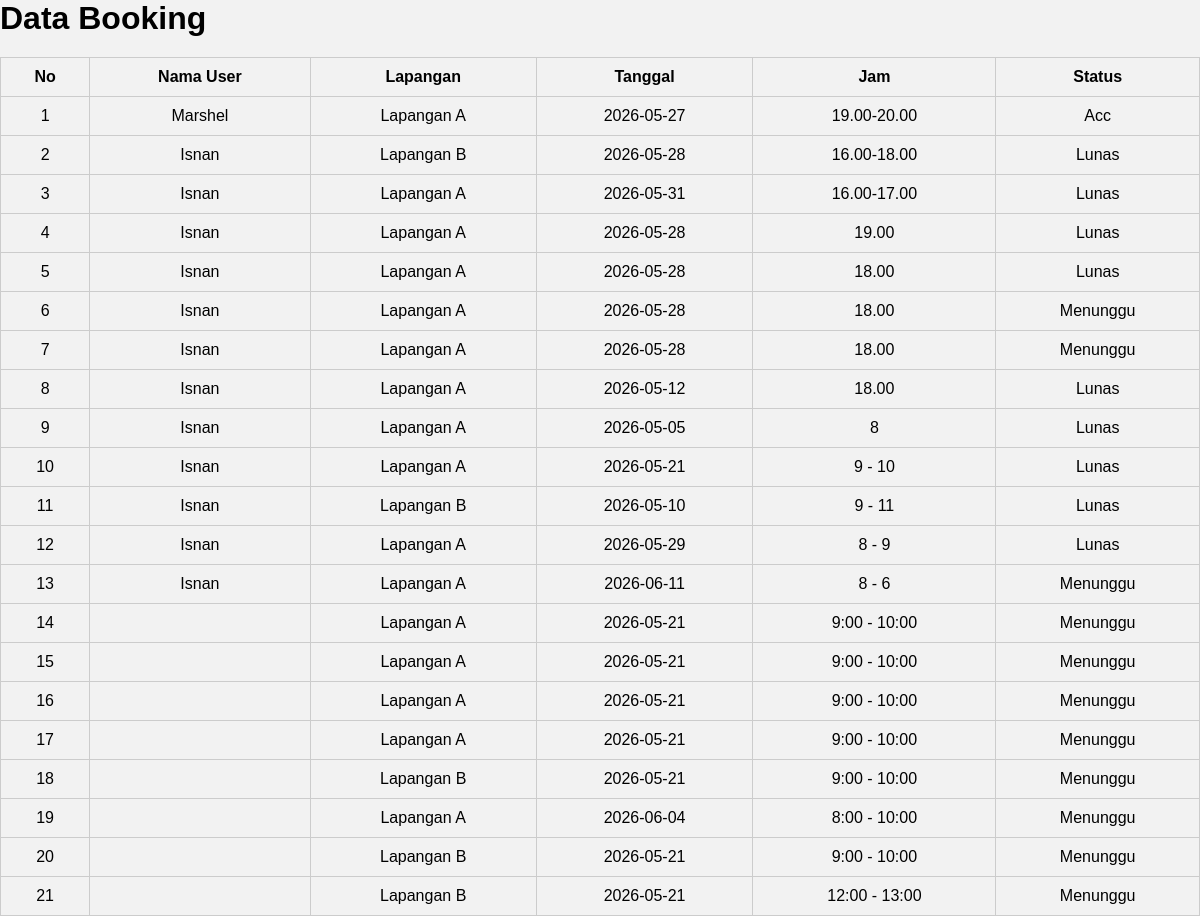
Screenshot of /admin/data_booking.php with the database file from the repository.
### tables this page shows
CREATE TABLE `booking` (
  `id_booking` int(11) NOT NULL AUTO_INCREMENT,
  `nama_user` varchar(100) DEFAULT NULL,
  `lapangan` varchar(50) DEFAULT NULL,
  `tanggal` date DEFAULT NULL,
  `jam` varchar(20) DEFAULT NULL,
  `status` varchar(20) DEFAULT NULL,
  `harga` int(20) DEFAULT NULL,
  `total_bayar` int(20) DEFAULT NULL,
  `metode_pembayaran` varchar(50) DEFAULT NULL,
  PRIMARY KEY (`id_booking`)
);

### admin/data_booking.php (the view, shortened to what this page needs)
<?php
include "../koneksi.php";
$data = mysqli_query($conn,"SELECT * FROM booking");
?>
<!DOCTYPE html>
<html>
<head>
    <link rel="stylesheet" href="../css/style.css">
</head>
<body>
<div class="container">
    <h1>Data Booking</h1>
    <table class="table">
        <tr>
            <th>No</th>
            <th>Nama User</th>
            <th>Lapangan</th>
            <th>Tanggal</th>
            <th>Jam</th>
            <th>Status</th>
        </tr>
        <?php
        $no=1;
        while($d=mysqli_fetch_array($data)){
        ?>
        <tr>
            <td><?php echo $no++; ?></td>
            <td><?php echo $d['nama_user']; ?></td>
            <td><?php echo $d['lapangan']; ?></td>
            <td><?php echo $d['tanggal']; ?></td>
            <td><?php echo $d['jam']; ?></td>
            <td><?php echo $d['status']; ?></td>
        </tr>
        <?php } ?>
    </table>
</div>
</body>
</html>

### css/style.css (style rules this page uses)
* { margin: 0; padding: 0; box-sizing: border-box; font-family: Arial; }
body { background: #f2f2f2; }
.container { width: 100%; height: 500px; margin: auto; }
.table { width: 100%; border-collapse: collapse; margin-top: 20px; }
.table th, .table td { border: 1px solid #ccc; padding: 10px; text-align: center; }

### rows the page displays
booking: nama_user "Marshel", lapangan "Lapangan A", tanggal "2026-05-27", jam "19.00-20.00", status "Acc"
booking: nama_user "Isnan", lapangan "Lapangan B", tanggal "2026-05-28", jam "16.00-18.00", status "Lunas"
booking: nama_user "Isnan", lapangan "Lapangan A", tanggal "2026-05-31", jam "16.00-17.00", status "Lunas"
booking: nama_user "Isnan", lapangan "Lapangan A", tanggal "2026-05-28", jam "19.00", status "Lunas"
booking: nama_user "Isnan", lapangan "Lapangan A", tanggal "2026-05-28", jam "18.00", status "Lunas"
booking: nama_user "Isnan", lapangan "Lapangan A", tanggal "2026-05-28", jam "18.00", status "Menunggu"
booking: nama_user "Isnan", lapangan "Lapangan A", tanggal "2026-05-28", jam "18.00", status "Menunggu"
booking: nama_user "Isnan", lapangan "Lapangan A", tanggal "2026-05-12", jam "18.00", status "Lunas"
booking: nama_user "Isnan", lapangan "Lapangan A", tanggal "2026-05-05", jam "8", status "Lunas"
booking: nama_user "Isnan", lapangan "Lapangan A", tanggal "2026-05-21", jam "9 - 10", status "Lunas"
booking: nama_user "Isnan", lapangan "Lapangan B", tanggal "2026-05-10", jam "9 - 11", status "Lunas"
booking: nama_user "Isnan", lapangan "Lapangan A", tanggal "2026-05-29", jam "8 - 9", status "Lunas"
booking: nama_user "Isnan", lapangan "Lapangan A", tanggal "2026-06-11", jam "8 - 6", status "Menunggu"
booking: lapangan "Lapangan A", tanggal "2026-05-21", jam "9:00 - 10:00", status "Menunggu"
booking: lapangan "Lapangan A", tanggal "2026-05-21", jam "9:00 - 10:00", status "Menunggu"
booking: lapangan "Lapangan A", tanggal "2026-05-21", jam "9:00 - 10:00", status "Menunggu"
booking: lapangan "Lapangan A", tanggal "2026-05-21", jam "9:00 - 10:00", status "Menunggu"
booking: lapangan "Lapangan B", tanggal "2026-05-21", jam "9:00 - 10:00", status "Menunggu"
booking: lapangan "Lapangan A", tanggal "2026-06-04", jam "8:00 - 10:00", status "Menunggu"
booking: lapangan "Lapangan B", tanggal "2026-05-21", jam "9:00 - 10:00", status "Menunggu"
booking: lapangan "Lapangan B", tanggal "2026-05-21", jam "12:00 - 13:00", status "Menunggu"
